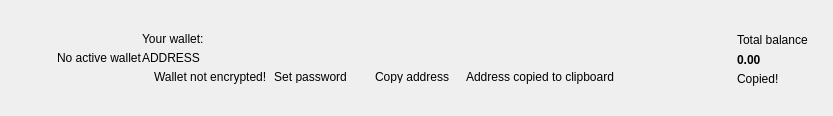
     <widget class="QFrame" name="m_headerFrame">
      <property name="minimumSize">
       <size>
        <width>0</width>
        <height>116</height>
       </size>
      </property>
      <property name="maximumSize">
       <size>
        <width>16777215</width>
        <height>116</height>
       </size>
      </property>
      <property name="frameShape">
       <enum>QFrame::NoFrame</enum>
      </property>
      <property name="frameShadow">
       <enum>QFrame::Raised</enum>
      </property>
      <layout class="QHBoxLayout" name="horizontalLayout_3">
       <property name="spacing">
        <number>0</number>
       </property>
       <property name="leftMargin">
        <number>0</number>
       </property>
       <property name="topMargin">
        <number>0</number>
       </property>
       <property name="rightMargin">
        <number>25</number>
       </property>
       <property name="bottomMargin">
        <number>0</number>
       </property>
       <item>
        <spacer name="horizontalSpacer_2">
         <property name="orientation">
          <enum>Qt::Horizontal</enum>
         </property>
         <property name="sizeType">
          <enum>QSizePolicy::Fixed</enum>
         </property>
         <property name="sizeHint" stdset="0">
          <size>
           <width>30</width>
           <height>20</height>
          </size>
         </property>
        </spacer>
       </item>
       <item>
        <widget class="QLabel" name="m_logoLabel">
         <property name="text">
          <string/>
         </property>
        </widget>
       </item>
       <item>
        <spacer name="horizontalSpacer_5">
         <property name="orientation">
          <enum>Qt::Horizontal</enum>
         </property>
         <property name="sizeType">
          <enum>QSizePolicy::Fixed</enum>
         </property>
         <property name="sizeHint" stdset="0">
          <size>
           <width>20</width>
           <height>20</height>
          </size>
         </property>
        </spacer>
       </item>
       <item>
        <widget class="WalletGui::WalletSmallGrayTextLabel" name="m_noWalletLabel">
         <property name="text">
          <string>No active wallet</string>
         </property>
        </widget>
       </item>
       <item>
        <widget class="QFrame" name="m_walletFrame">
         <property name="frameShape">
          <enum>QFrame::NoFrame</enum>
         </property>
         <property name="frameShadow">
          <enum>QFrame::Raised</enum>
         </property>
         <layout class="QVBoxLayout" name="verticalLayout_3">
          <property name="spacing">
           <number>5</number>
          </property>
          <property name="leftMargin">
           <number>0</number>
          </property>
          <property name="topMargin">
           <number>0</number>
          </property>
          <property name="rightMargin">
           <number>0</number>
          </property>
          <property name="bottomMargin">
           <number>0</number>
          </property>
          <item>
           <spacer name="verticalSpacer_3">
            <property name="orientation">
             <enum>Qt::Vertical</enum>
            </property>
            <property name="sizeType">
             <enum>QSizePolicy::Minimum</enum>
            </property>
            <property name="sizeHint" stdset="0">
             <size>
              <width>20</width>
              <height>40</height>
             </size>
            </property>
           </spacer>
          </item>
          <item>
           <widget class="WalletGui::WalletSmallGrayTextLabel" name="m_walletLabel">
            <property name="text">
             <string>Your wallet:</string>
            </property>
            <property name="indent">
             <number>0</number>
            </property>
           </widget>
          </item>
          <item>
           <widget class="QLabel" name="m_addressLabel">
            <property name="sizePolicy">
             <sizepolicy hsizetype="Preferred" vsizetype="Preferred">
              <horstretch>0</horstretch>
              <verstretch>0</verstretch>
             </sizepolicy>
            </property>
            <property name="cursor">
             <cursorShape>PointingHandCursor</cursorShape>
            </property>
            <property name="toolTip">
             <string>Click to copy</string>
            </property>
            <property name="text">
             <string>ADDRESS</string>
            </property>
            <property name="indent">
             <number>0</number>
            </property>
           </widget>
          </item>
          <item>
           <layout class="QHBoxLayout" name="horizontalLayout_2">
            <property name="spacing">
             <number>0</number>
            </property>
            <item alignment="Qt::AlignTop">
             <widget class="QFrame" name="m_notEncryptedFrame">
              <property name="frameShape">
               <enum>QFrame::NoFrame</enum>
              </property>
              <property name="frameShadow">
               <enum>QFrame::Raised</enum>
              </property>
              <layout class="QHBoxLayout" name="horizontalLayout_4">
               <property name="spacing">
                <number>0</number>
               </property>
               <property name="leftMargin">
                <number>0</number>
               </property>
               <property name="topMargin">
                <number>0</number>
               </property>
               <property name="rightMargin">
                <number>0</number>
               </property>
               <property name="bottomMargin">
                <number>0</number>
               </property>
               <item alignment="Qt::AlignVCenter">
                <widget class="QLabel" name="m_notEncryptedIconLabel">
                 <property name="text">
                  <string/>
                 </property>
                 <property name="pixmap">
                  <pixmap resource="../../resources.qrc">:/icons/lock_open_gray</pixmap>
                 </property>
                 <property name="alignment">
                  <set>Qt::AlignLeading|Qt::AlignLeft|Qt::AlignVCenter</set>
                 </property>
                </widget>
               </item>
               <item>
                <spacer name="horizontalSpacer_11">
                 <property name="orientation">
                  <enum>Qt::Horizontal</enum>
                 </property>
                 <property name="sizeType">
                  <enum>QSizePolicy::Fixed</enum>
                 </property>
                 <property name="sizeHint" stdset="0">
                  <size>
                   <width>5</width>
                   <height>3</height>
                  </size>
                 </property>
                </spacer>
               </item>
               <item alignment="Qt::AlignVCenter">
                <widget class="WalletGui::WalletTinyGrayTextLabel" name="m_notEncryptedTextLabel">
                 <property name="text">
                  <string>Wallet not encrypted!</string>
                 </property>
                 <property name="alignment">
                  <set>Qt::AlignLeading|Qt::AlignLeft|Qt::AlignVCenter</set>
                 </property>
                </widget>
               </item>
               <item>
                <spacer name="horizontalSpacer_9">
                 <property name="orientation">
                  <enum>Qt::Horizontal</enum>
                 </property>
                 <property name="sizeType">
                  <enum>QSizePolicy::Fixed</enum>
                 </property>
                 <property name="sizeHint" stdset="0">
                  <size>
                   <width>3</width>
                   <height>3</height>
                  </size>
                 </property>
                </spacer>
               </item>
               <item alignment="Qt::AlignVCenter">
                <widget class="WalletGui::WalletTinyLinkLikeButton" name="m_encryptButton">
                 <property name="sizePolicy">
                  <sizepolicy hsizetype="Minimum" vsizetype="Minimum">
                   <horstretch>0</horstretch>
                   <verstretch>0</verstretch>
                  </sizepolicy>
                 </property>
                 <property name="minimumSize">
                  <size>
                   <width>0</width>
                   <height>3</height>
                  </size>
                 </property>
                 <property name="cursor">
                  <cursorShape>PointingHandCursor</cursorShape>
                 </property>
                 <property name="text">
                  <string>Set password</string>
                 </property>
                 <property name="flat">
                  <bool>true</bool>
                 </property>
                </widget>
               </item>
               <item>
                <spacer name="horizontalSpacer_10">
                 <property name="orientation">
                  <enum>Qt::Horizontal</enum>
                 </property>
                 <property name="sizeType">
                  <enum>QSizePolicy::Fixed</enum>
                 </property>
                 <property name="sizeHint" stdset="0">
                  <size>
                   <width>20</width>
                   <height>3</height>
                  </size>
                 </property>
                </spacer>
               </item>
              </layout>
             </widget>
            </item>
            <item alignment="Qt::AlignVCenter">
             <widget class="WalletGui::WalletTinyLinkLikeButton" name="m_copyAddressButton">
              <property name="sizePolicy">
               <sizepolicy hsizetype="Minimum" vsizetype="Minimum">
                <horstretch>0</horstretch>
                <verstretch>0</verstretch>
               </sizepolicy>
              </property>
              <property name="minimumSize">
               <size>
                <width>0</width>
                <height>3</height>
               </size>
              </property>
              <property name="cursor">
               <cursorShape>PointingHandCursor</cursorShape>
              </property>
              <property name="focusPolicy">
               <enum>Qt::NoFocus</enum>
              </property>
              <property name="autoFillBackground">
               <bool>true</bool>
              </property>
              <property name="text">
               <string>Copy address</string>
              </property>
              <property name="flat">
               <bool>true</bool>
              </property>
             </widget>
            </item>
            <item>
             <spacer name="horizontalSpacer_7">
              <property name="orientation">
               <enum>Qt::Horizontal</enum>
              </property>
              <property name="sizeType">
               <enum>QSizePolicy::Fixed</enum>
              </property>
              <property name="sizeHint" stdset="0">
               <size>
                <width>13</width>
                <height>3</height>
               </size>
              </property>
             </spacer>
            </item>
            <item alignment="Qt::AlignVCenter">
             <widget class="WalletGui::CopyMagicLabel" name="m_copyAddressLabel">
              <property name="text">
               <string>Address copied to clipboard</string>
              </property>
              <property name="alignment">
               <set>Qt::AlignLeading|Qt::AlignLeft|Qt::AlignVCenter</set>
              </property>
             </widget>
            </item>
            <item>
             <spacer name="horizontalSpacer">
              <property name="orientation">
               <enum>Qt::Horizontal</enum>
              </property>
              <property name="sizeHint" stdset="0">
               <size>
                <width>40</width>
                <height>3</height>
               </size>
              </property>
             </spacer>
            </item>
           </layout>
          </item>
          <item>
           <spacer name="verticalSpacer_2">
            <property name="orientation">
             <enum>Qt::Vertical</enum>
            </property>
            <property name="sizeType">
             <enum>QSizePolicy::Minimum</enum>
            </property>
            <property name="sizeHint" stdset="0">
             <size>
              <width>20</width>
              <height>40</height>
             </size>
            </property>
           </spacer>
          </item>
         </layout>
        </widget>
       </item>
       <item>
        <spacer name="horizontalSpacer_3">
         <property name="orientation">
          <enum>Qt::Horizontal</enum>
         </property>
         <property name="sizeType">
          <enum>QSizePolicy::Expanding</enum>
         </property>
         <property name="sizeHint" stdset="0">
          <size>
           <width>34</width>
           <height>20</height>
          </size>
         </property>
        </spacer>
       </item>
       <item>
        <spacer name="horizontalSpacer_8">
         <property name="orientation">
          <enum>Qt::Horizontal</enum>
         </property>
         <property name="sizeType">
          <enum>QSizePolicy::Fixed</enum>
         </property>
         <property name="sizeHint" stdset="0">
          <size>
           <width>34</width>
           <height>20</height>
          </size>
         </property>
        </spacer>
       </item>
       <item alignment="Qt::AlignRight|Qt::AlignVCenter">
        <widget class="QFrame" name="m_balanceFrame">
         <layout class="QGridLayout" name="gridLayout">
          <property name="leftMargin">
           <number>0</number>
          </property>
          <property name="topMargin">
           <number>30</number>
          </property>
          <property name="rightMargin">
           <number>0</number>
          </property>
          <property name="bottomMargin">
           <number>0</number>
          </property>
          <property name="verticalSpacing">
           <number>3</number>
          </property>
          <item row="0" column="2">
           <layout class="QVBoxLayout" name="verticalLayout_4">
            <item>
             <widget class="QLabel" name="m_balanceTextLabel">
              <property name="text">
               <string>Total balance</string>
              </property>
             </widget>
            </item>
            <item>
             <widget class="QLabel" name="m_balanceLabel">
              <property name="palette">
               <palette>
                <active>
                 <colorrole role="Text">
                  <brush brushstyle="SolidPattern">
                   <color alpha="255">
                    <red>146</red>
                    <green>26</green>
                    <blue>162</blue>
                   </color>
                  </brush>
                 </colorrole>
                </active>
                <inactive>
                 <colorrole role="Text">
                  <brush brushstyle="SolidPattern">
                   <color alpha="255">
                    <red>146</red>
                    <green>26</green>
                    <blue>162</blue>
                   </color>
                  </brush>
                 </colorrole>
                </inactive>
                <disabled>
                 <colorrole role="Text">
                  <brush brushstyle="SolidPattern">
                   <color alpha="255">
                    <red>106</red>
                    <green>127</green>
                    <blue>64</blue>
                   </color>
                  </brush>
                 </colorrole>
                </disabled>
               </palette>
              </property>
              <property name="font">
               <font>
                <weight>75</weight>
                <bold>true</bold>
               </font>
              </property>
              <property name="cursor">
               <cursorShape>PointingHandCursor</cursorShape>
              </property>
              <property name="toolTip">
               <string>Click to copy</string>
              </property>
              <property name="text">
               <string>0.00</string>
              </property>
             </widget>
            </item>
           </layout>
          </item>
          <item row="1" column="2">
           <widget class="WalletGui::CopyMagicLabel" name="m_balanceCopyLabel">
            <property name="text">
             <string>Copied!</string>
            </property>
           </widget>
          </item>
          <item row="0" column="1">
           <spacer name="horizontalSpacer_6">
            <property name="orientation">
             <enum>Qt::Horizontal</enum>
            </property>
            <property name="sizeType">
             <enum>QSizePolicy::Fixed</enum>
            </property>
            <property name="sizeHint" stdset="0">
             <size>
              <width>2</width>
              <height>39</height>
             </size>
            </property>
           </spacer>
          </item>
          <item row="2" column="2">
           <spacer name="verticalSpacer_5">
            <property name="orientation">
             <enum>Qt::Vertical</enum>
            </property>
            <property name="sizeType">
             <enum>QSizePolicy::Expanding</enum>
            </property>
            <property name="sizeHint" stdset="0">
             <size>
              <width>20</width>
              <height>50</height>
             </size>
            </property>
           </spacer>
          </item>
          <item row="0" column="0">
           <widget class="QLabel" name="m_balanceIconLabel">
            <property name="text">
             <string/>
            </property>
            <property name="pixmap">
             <pixmap resource="../../resources.qrc">:/icons/total_balance</pixmap>
            </property>
           </widget>
          </item>
         </layout>
        </widget>
       </item>
      </layout>
     </widget>
